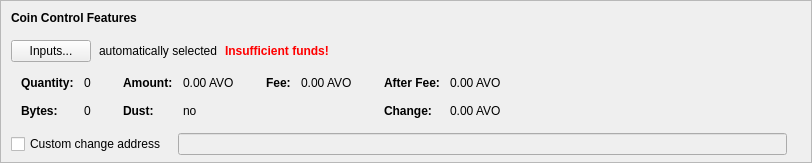
    <widget class="QFrame" name="frameCoinControl">
     <property name="sizePolicy">
      <sizepolicy hsizetype="Expanding" vsizetype="Expanding">
       <horstretch>0</horstretch>
       <verstretch>0</verstretch>
      </sizepolicy>
     </property>
     <property name="maximumSize">
      <size>
       <width>16777215</width>
       <height>16777215</height>
      </size>
     </property>
     <property name="frameShape">
      <enum>QFrame::StyledPanel</enum>
     </property>
     <property name="frameShadow">
      <enum>QFrame::Sunken</enum>
     </property>
     <layout class="QVBoxLayout" name="verticalLayoutCoinControl2">
      <property name="spacing">
       <number>0</number>
      </property>
      <property name="leftMargin">
       <number>0</number>
      </property>
      <property name="topMargin">
       <number>0</number>
      </property>
      <property name="rightMargin">
       <number>0</number>
      </property>
      <property name="bottomMargin">
       <number>6</number>
      </property>
      <item>
       <layout class="QVBoxLayout" name="verticalLayoutCoinControl" stretch="0,0,0,0,1">
        <property name="spacing">
         <number>0</number>
        </property>
        <property name="leftMargin">
         <number>10</number>
        </property>
        <property name="topMargin">
         <number>10</number>
        </property>
        <item>
         <layout class="QHBoxLayout" name="horizontalLayoutCoinControl1">
          <property name="bottomMargin">
           <number>15</number>
          </property>
          <item>
           <widget class="QLabel" name="labelCoinControlFeatures">
            <property name="sizePolicy">
             <sizepolicy hsizetype="Preferred" vsizetype="Maximum">
              <horstretch>0</horstretch>
              <verstretch>0</verstretch>
             </sizepolicy>
            </property>
            <property name="font">
             <font>
              <weight>75</weight>
              <bold>true</bold>
             </font>
            </property>
            <property name="styleSheet">
             <string notr="true">font-weight:bold;</string>
            </property>
            <property name="text">
             <string>Coin Control Features</string>
            </property>
           </widget>
          </item>
         </layout>
        </item>
        <item>
         <layout class="QHBoxLayout" name="horizontalLayoutCoinControl2" stretch="0,0,0,0">
          <property name="spacing">
           <number>8</number>
          </property>
          <property name="bottomMargin">
           <number>10</number>
          </property>
          <item>
           <widget class="QPushButton" name="pushButtonCoinControl">
            <property name="styleSheet">
             <string notr="true"/>
            </property>
            <property name="text">
             <string>Inputs...</string>
            </property>
            <property name="autoDefault">
             <bool>false</bool>
            </property>
           </widget>
          </item>
          <item>
           <widget class="QLabel" name="labelCoinControlAutomaticallySelected">
            <property name="text">
             <string>automatically selected</string>
            </property>
            <property name="margin">
             <number>5</number>
            </property>
           </widget>
          </item>
          <item>
           <widget class="QLabel" name="labelCoinControlInsuffFunds">
            <property name="font">
             <font>
              <weight>75</weight>
              <bold>true</bold>
             </font>
            </property>
            <property name="styleSheet">
             <string notr="true">color:red;font-weight:bold;</string>
            </property>
            <property name="text">
             <string>Insufficient funds!</string>
            </property>
            <property name="margin">
             <number>5</number>
            </property>
           </widget>
          </item>
          <item>
           <spacer name="horizontalSpacerCoinControl">
            <property name="orientation">
             <enum>Qt::Horizontal</enum>
            </property>
            <property name="sizeHint" stdset="0">
             <size>
              <width>40</width>
              <height>1</height>
             </size>
            </property>
           </spacer>
          </item>
         </layout>
        </item>
        <item>
         <widget class="QWidget" name="widgetCoinControl" native="true">
          <property name="sizePolicy">
           <sizepolicy hsizetype="Preferred" vsizetype="Preferred">
            <horstretch>0</horstretch>
            <verstretch>0</verstretch>
           </sizepolicy>
          </property>
          <property name="minimumSize">
           <size>
            <width>0</width>
            <height>0</height>
           </size>
          </property>
          <property name="styleSheet">
           <string notr="true"/>
          </property>
          <layout class="QHBoxLayout" name="horizontalLayoutCoinControl5">
           <property name="leftMargin">
            <number>0</number>
           </property>
           <property name="topMargin">
            <number>0</number>
           </property>
           <property name="rightMargin">
            <number>0</number>
           </property>
           <property name="bottomMargin">
            <number>0</number>
           </property>
           <item>
            <layout class="QHBoxLayout" name="horizontalLayoutCoinControl3" stretch="0,0,0,1">
             <property name="spacing">
              <number>20</number>
             </property>
             <property name="topMargin">
              <number>0</number>
             </property>
             <property name="bottomMargin">
              <number>10</number>
             </property>
             <item>
              <layout class="QFormLayout" name="formLayoutCoinControl1">
               <property name="horizontalSpacing">
                <number>10</number>
               </property>
               <property name="verticalSpacing">
                <number>14</number>
               </property>
               <property name="leftMargin">
                <number>10</number>
               </property>
               <property name="topMargin">
                <number>4</number>
               </property>
               <property name="rightMargin">
                <number>6</number>
               </property>
               <item row="0" column="0">
                <widget class="QLabel" name="labelCoinControlQuantityText">
                 <property name="font">
                  <font>
                   <weight>75</weight>
                   <bold>true</bold>
                  </font>
                 </property>
                 <property name="text">
                  <string>Quantity:</string>
                 </property>
                 <property name="margin">
                  <number>0</number>
                 </property>
                </widget>
               </item>
               <item row="0" column="1">
                <widget class="QLabel" name="labelCoinControlQuantity">
                 <property name="cursor">
                  <cursorShape>IBeamCursor</cursorShape>
                 </property>
                 <property name="contextMenuPolicy">
                  <enum>Qt::ActionsContextMenu</enum>
                 </property>
                 <property name="text">
                  <string notr="true">0</string>
                 </property>
                 <property name="margin">
                  <number>0</number>
                 </property>
                 <property name="textInteractionFlags">
                  <set>Qt::LinksAccessibleByMouse|Qt::TextSelectableByKeyboard|Qt::TextSelectableByMouse</set>
                 </property>
                </widget>
               </item>
               <item row="1" column="0">
                <widget class="QLabel" name="labelCoinControlBytesText">
                 <property name="font">
                  <font>
                   <weight>75</weight>
                   <bold>true</bold>
                  </font>
                 </property>
                 <property name="text">
                  <string>Bytes:</string>
                 </property>
                </widget>
               </item>
               <item row="1" column="1">
                <widget class="QLabel" name="labelCoinControlBytes">
                 <property name="cursor">
                  <cursorShape>IBeamCursor</cursorShape>
                 </property>
                 <property name="contextMenuPolicy">
                  <enum>Qt::ActionsContextMenu</enum>
                 </property>
                 <property name="text">
                  <string notr="true">0</string>
                 </property>
                 <property name="textInteractionFlags">
                  <set>Qt::LinksAccessibleByMouse|Qt::TextSelectableByKeyboard|Qt::TextSelectableByMouse</set>
                 </property>
                </widget>
               </item>
              </layout>
             </item>
             <item>
              <layout class="QFormLayout" name="formLayoutCoinControl2">
               <property name="horizontalSpacing">
                <number>10</number>
               </property>
               <property name="verticalSpacing">
                <number>14</number>
               </property>
               <property name="leftMargin">
                <number>6</number>
               </property>
               <property name="topMargin">
                <number>4</number>
               </property>
               <property name="rightMargin">
                <number>6</number>
               </property>
               <item row="0" column="0">
                <widget class="QLabel" name="labelCoinControlAmountText">
                 <property name="font">
                  <font>
                   <weight>75</weight>
                   <bold>true</bold>
                  </font>
                 </property>
                 <property name="text">
                  <string>Amount:</string>
                 </property>
                 <property name="margin">
                  <number>0</number>
                 </property>
                </widget>
               </item>
               <item row="0" column="1">
                <widget class="QLabel" name="labelCoinControlAmount">
                 <property name="cursor">
                  <cursorShape>IBeamCursor</cursorShape>
                 </property>
                 <property name="contextMenuPolicy">
                  <enum>Qt::ActionsContextMenu</enum>
                 </property>
                 <property name="text">
                  <string notr="true">0.00 AVO</string>
                 </property>
                 <property name="textInteractionFlags">
                  <set>Qt::LinksAccessibleByMouse|Qt::TextSelectableByKeyboard|Qt::TextSelectableByMouse</set>
                 </property>
                </widget>
               </item>
               <item row="1" column="0">
                <widget class="QLabel" name="labelCoinControlLowOutputText">
                 <property name="font">
                  <font>
                   <weight>75</weight>
                   <bold>true</bold>
                  </font>
                 </property>
                 <property name="text">
                  <string>Dust:</string>
                 </property>
                </widget>
               </item>
               <item row="1" column="1">
                <widget class="QLabel" name="labelCoinControlLowOutput">
                 <property name="cursor">
                  <cursorShape>IBeamCursor</cursorShape>
                 </property>
                 <property name="contextMenuPolicy">
                  <enum>Qt::ActionsContextMenu</enum>
                 </property>
                 <property name="text">
                  <string notr="true">no</string>
                 </property>
                 <property name="textInteractionFlags">
                  <set>Qt::LinksAccessibleByMouse|Qt::TextSelectableByKeyboard|Qt::TextSelectableByMouse</set>
                 </property>
                </widget>
               </item>
              </layout>
             </item>
             <item>
              <layout class="QFormLayout" name="formLayoutCoinControl3">
               <property name="horizontalSpacing">
                <number>10</number>
               </property>
               <property name="verticalSpacing">
                <number>14</number>
               </property>
               <property name="leftMargin">
                <number>6</number>
               </property>
               <property name="topMargin">
                <number>4</number>
               </property>
               <property name="rightMargin">
                <number>6</number>
               </property>
               <item row="0" column="0">
                <widget class="QLabel" name="labelCoinControlFeeText">
                 <property name="font">
                  <font>
                   <weight>75</weight>
                   <bold>true</bold>
                  </font>
                 </property>
                 <property name="text">
                  <string>Fee:</string>
                 </property>
                 <property name="margin">
                  <number>0</number>
                 </property>
                </widget>
               </item>
               <item row="0" column="1">
                <widget class="QLabel" name="labelCoinControlFee">
                 <property name="cursor">
                  <cursorShape>IBeamCursor</cursorShape>
                 </property>
                 <property name="contextMenuPolicy">
                  <enum>Qt::ActionsContextMenu</enum>
                 </property>
                 <property name="text">
                  <string notr="true">0.00 AVO</string>
                 </property>
                 <property name="textInteractionFlags">
                  <set>Qt::LinksAccessibleByMouse|Qt::TextSelectableByKeyboard|Qt::TextSelectableByMouse</set>
                 </property>
                </widget>
               </item>
             </layout>
             </item>
             <item>
              <layout class="QFormLayout" name="formLayoutCoinControl4">
               <property name="horizontalSpacing">
                <number>10</number>
               </property>
               <property name="verticalSpacing">
                <number>14</number>
               </property>
               <property name="leftMargin">
                <number>6</number>
               </property>
               <property name="topMargin">
                <number>4</number>
               </property>
               <property name="rightMargin">
                <number>6</number>
               </property>
               <item row="0" column="0">
                <widget class="QLabel" name="labelCoinControlAfterFeeText">
                 <property name="font">
                  <font>
                   <weight>75</weight>
                   <bold>true</bold>
                  </font>
                 </property>
                 <property name="text">
                  <string>After Fee:</string>
                 </property>
                 <property name="margin">
                  <number>0</number>
                 </property>
                </widget>
               </item>
               <item row="0" column="1">
                <widget class="QLabel" name="labelCoinControlAfterFee">
                 <property name="cursor">
                  <cursorShape>IBeamCursor</cursorShape>
                 </property>
                 <property name="contextMenuPolicy">
                  <enum>Qt::ActionsContextMenu</enum>
                 </property>
                 <property name="text">
                  <string notr="true">0.00 AVO</string>
                 </property>
                 <property name="textInteractionFlags">
                  <set>Qt::LinksAccessibleByMouse|Qt::TextSelectableByKeyboard|Qt::TextSelectableByMouse</set>
                 </property>
                </widget>
               </item>
               <item row="1" column="0">
                <widget class="QLabel" name="labelCoinControlChangeText">
                 <property name="font">
                  <font>
                   <weight>75</weight>
                   <bold>true</bold>
                  </font>
                 </property>
                 <property name="text">
                  <string>Change:</string>
                 </property>
                </widget>
               </item>
               <item row="1" column="1">
                <widget class="QLabel" name="labelCoinControlChange">
                 <property name="cursor">
                  <cursorShape>IBeamCursor</cursorShape>
                 </property>
                 <property name="contextMenuPolicy">
                  <enum>Qt::ActionsContextMenu</enum>
                 </property>
                 <property name="text">
                  <string notr="true">0.00 AVO</string>
                 </property>
                 <property name="textInteractionFlags">
                  <set>Qt::LinksAccessibleByMouse|Qt::TextSelectableByKeyboard|Qt::TextSelectableByMouse</set>
                 </property>
                </widget>
               </item>
              </layout>
             </item>
            </layout>
           </item>
          </layout>
         </widget>
        </item>
        <item>
         <layout class="QHBoxLayout" name="horizontalLayoutCoinControl4" stretch="0,0,0">
          <property name="spacing">
           <number>12</number>
          </property>
          <property name="sizeConstraint">
           <enum>QLayout::SetDefaultConstraint</enum>
          </property>
          <property name="topMargin">
           <number>5</number>
          </property>
          <property name="rightMargin">
           <number>5</number>
          </property>
          <item>
           <widget class="QCheckBox" name="checkBoxCoinControlChange">
            <property name="toolTip">
             <string>If this is activated, but the change address is empty or invalid, change will be sent to a newly generated address.</string>
            </property>
            <property name="text">
             <string>Custom change address</string>
            </property>
           </widget>
          </item>
          <item>
           <widget class="QValidatedLineEdit" name="lineEditCoinControlChange">
            <property name="enabled">
             <bool>false</bool>
            </property>
            <property name="sizePolicy">
             <sizepolicy hsizetype="Expanding" vsizetype="Fixed">
              <horstretch>0</horstretch>
              <verstretch>0</verstretch>
             </sizepolicy>
            </property>
           </widget>
          </item>
          <item>
           <widget class="QLabel" name="labelCoinControlChangeLabel">
            <property name="sizePolicy">
             <sizepolicy hsizetype="Preferred" vsizetype="Expanding">
              <horstretch>0</horstretch>
              <verstretch>0</verstretch>
             </sizepolicy>
            </property>
            <property name="minimumSize">
             <size>
              <width>0</width>
              <height>0</height>
             </size>
            </property>
            <property name="text">
             <string/>
            </property>
            <property name="margin">
             <number>3</number>
            </property>
           </widget>
          </item>
         </layout>
        </item>
        <item>
         <spacer name="verticalSpacerCoinControl">
          <property name="orientation">
           <enum>Qt::Vertical</enum>
          </property>
          <property name="sizeHint" stdset="0">
           <size>
            <width>800</width>
            <height>1</height>
           </size>
          </property>
         </spacer>
        </item>
       </layout>
      </item>
     </layout>
    </widget>
